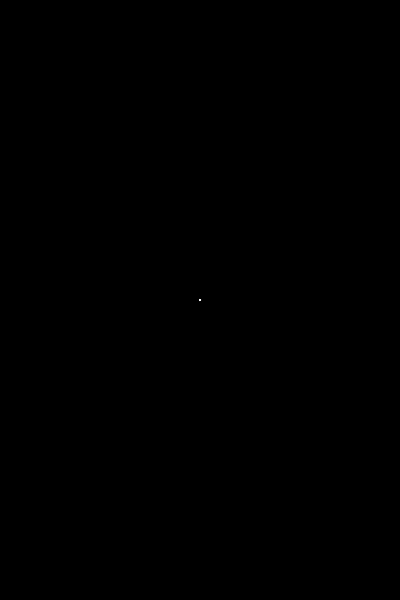
Frame 1 (no input)
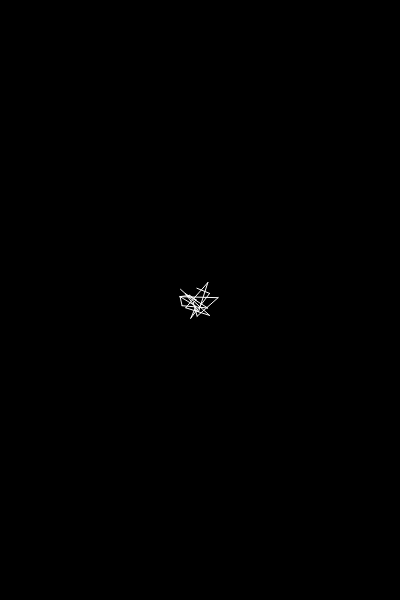
Frame 60 (no input)
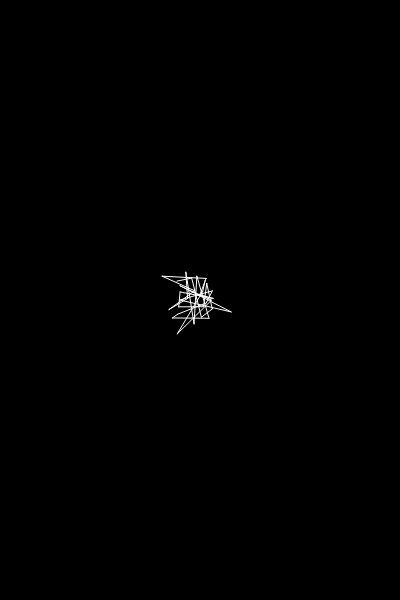
Frame 120 (the mouse pressed at the canvas centre since frame 60)

The p5.js sketch that drew these frames (run headless with seeded random() and noise() and a simulated clock; from frame 60 on, the mouse is pressed at the canvas centre):

// p5.js sketch
// ── sketch.js
class Snake {
  constructor(pos=[0,0]) {
    this.pos = pos;
    this.r = 0;
    this.theta = 0;
    this.seed = random();
    this.isDead = false;
    this.count = 0;
  }
  
  update() {
    if(this.isDead) return;
    
    this.r = 0.7*noise(frameCount/1000 + 100*this.seed);
    this.theta = 100*noise(frameCount/1000 + 200*this.seed);
    this.pos[0] += this.r * cos(this.theta);
    this.pos[1] += this.r * sin(this.theta);
    this.count++;
    if(this.count > 300 || abs(this.pos[0]) > width/2 || abs(this.pos[1]) > height / 2) this.isDead = true;
  }
}

let snakes = [];

function setup() {
  createCanvas(400,600);
  noFill();
  stroke(255);
  background(0);
  for(let i=0; i<20; i++) {
    const snake = new Snake();
    snakes.push(snake);
  }
}

function draw() {
  background(0);
  translate(width/2, height/2);
  const newSnakes = [];
  //update snakes
  
  for(const snake of snakes) {
    snake.update();
    if(frameCount % 100 == 0 && !snake.isDead && floor(random()*2) == 0) {
      const newSnake = new Snake([...snake.pos]);
      newSnakes.push(newSnake);
    }
  }
  
  snakes = [...snakes, ...newSnakes].filter(elem => !elem.isDead);
  if(snakes.length > 1000) snakes = snakes.slice(0, 1000);
  
  for(let i=0; i<snakes.length-1; i++) {
    const beginNode = [...snakes[i].pos];
    const endNode = [...snakes[i+1].pos];
    line(beginNode[0], beginNode[1], endNode[0], endNode[1]);
  }
}
